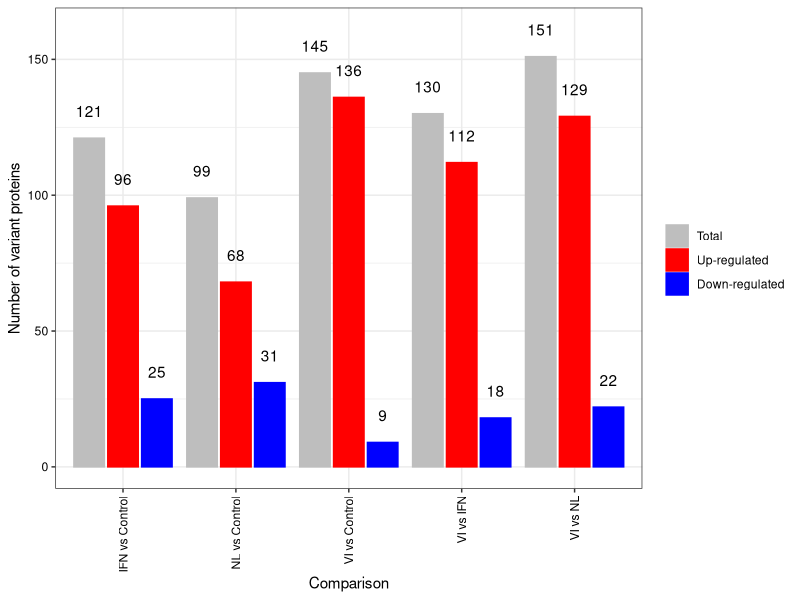
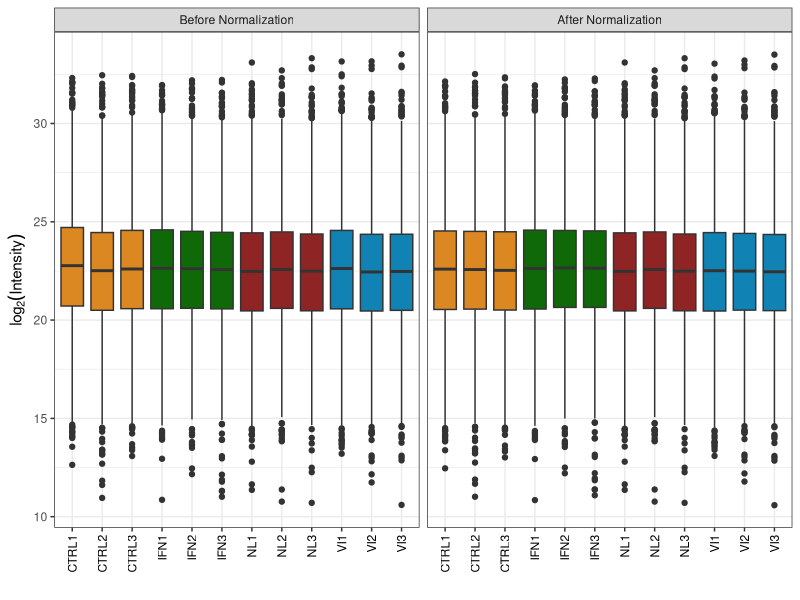
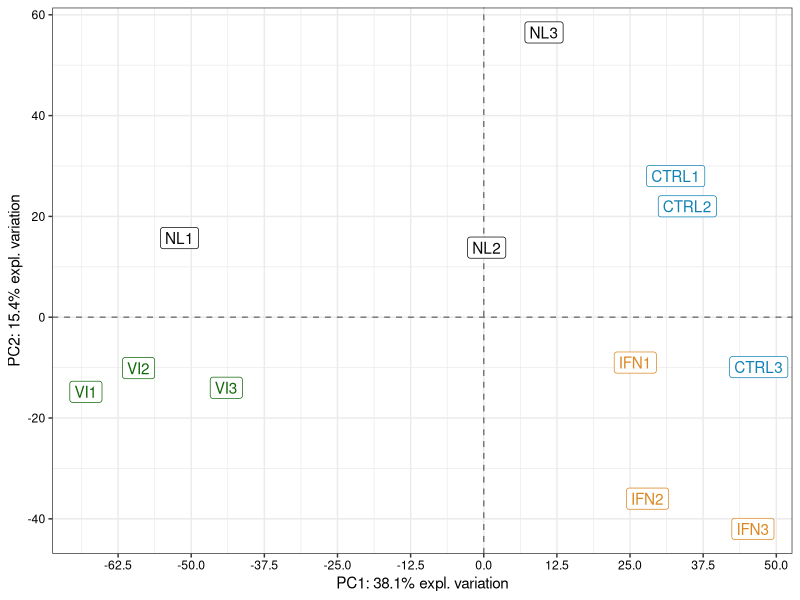
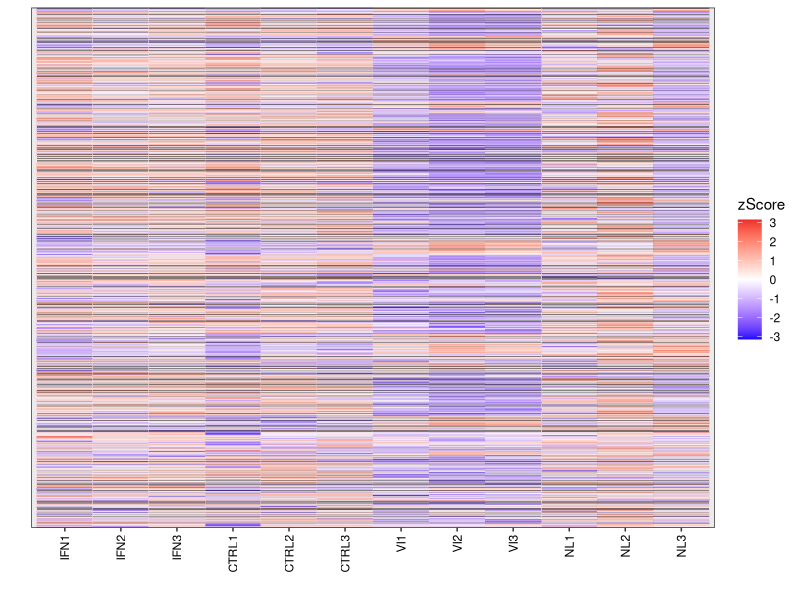
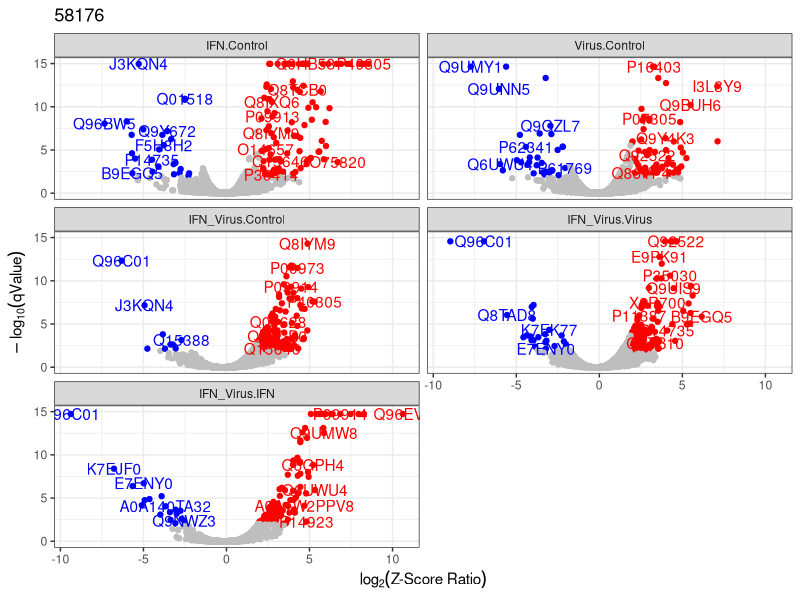

These charts were generated, in order, by the following R code:
## ---- chunk 1
knitr::opts_chunk$set(echo = TRUE, 
                      root.dir = "E:/amita")
library(magrittr)
library(reshape2)
library(tidyverse)
library(ggforce)

## ---- chunk 2
org.adj.pVal <- read.delim("qval_zscore_stat.txt", header = T, stringsAsFactors = F)

qval <- org.adj.pVal[, c("Accession", grep("qvalue", colnames(org.adj.pVal), value = T))]
colnames(qval) <-  gsub("_qvalue", "", colnames(qval))

zscore_ratio <- org.adj.pVal[, c("Accession", grep("ZscRatio", colnames(org.adj.pVal), value = T))]
colnames(zscore_ratio) <- gsub("_ZscRatio", "", colnames(zscore_ratio))

status <- org.adj.pVal[, c("Accession", grep("stat", colnames(org.adj.pVal), value = T))]
colnames(status) <- gsub("_statVariant", "", colnames(status))
## ---- chunk 3
melt_qval <- melt(qval, id = "Accession") %>% cbind(Variable = "qValue")
melt_zscore <- melt(zscore_ratio, id = "Accession") %>% cbind(Variable = "zscore_ratio")
melt_status <- melt(status, id = "Accession") %>% cbind(Variable = "status")
colnames(melt_qval)[2] <- colnames(melt_zscore)[2] <- colnames(melt_status)[2] <- "Test"

for_plots <- data.frame(melt_qval, melt_zscore[, "value"], melt_status[, "value"])
colnames(for_plots) <- c("Accession", "Test", "qValue", "variable", "Zscore_ratio", "Status")
for_plots$variable = NULL

Total <- Down_regulated <- Up_regulated <- c()
summary_plot <- data.frame(matrix(nrow = 0, ncol = 3))
dap <- list()
for (i in levels(for_plots$Test)) {
  dap[[i]] <- status[status[, i] == "VARIANT", "Accession"]
  Total <- length(dap[[i]])
  Up_regulated <- length(zscore_ratio[ zscore_ratio$Accession %in% dap[[i]] & zscore_ratio[, i] < -1.96, i])
  Down_regulated <- length(zscore_ratio[ zscore_ratio$Accession %in% dap[[i]] & zscore_ratio[, i]  > 1.96, i])
  summary_plot <- rbind(summary_plot, c(Total, Up_regulated, Down_regulated)) %>% as.data.frame()
  colnames(summary_plot) <- c("Total", "Up-regulated", "Down-regulated")

}
rownames(summary_plot) <- summary_plot$Test <- levels(for_plots$Test)
## ---- chunk 4
plot_summary <- reshape2::melt(summary_plot, id = "Test")
plot_summary$Test <- as.character(plot_summary$Test) %>% 
  gsub(pattern = "IFN_Virus", replacement = "VI") %>% 
  gsub(pattern = "Virus", replacement = "NL") %>%
  gsub(pattern = "\\.", replacement = " vs ") %>%
  factor(levels = c("IFN vs Control", "NL vs Control", "VI vs Control", 
                    "VI vs IFN", "VI vs NL"))

ggplot(plot_summary, aes(Test, value, fill = variable, color = variable)) +
  geom_col(position = "dodge2") + 
  geom_text(aes( label = value, y = value + 10), position = position_dodge(0.9), color = "black") + 
  scale_color_manual(name = "", values = c("grey", "red", "blue"))  +
  scale_fill_manual(name = "", values = c("grey", "red", "blue")) + 
  labs(y = "Number of variant proteins", x = "Comparison") + 
  theme_bw() + 
  theme(axis.text.x = element_text(angle = 90, color = "black", hjust = 1, vjust = 0.5),
        axis.text.y = element_text(color = "black"))

## ---- chunk 5
normalized_abundances <- read.delim("normalized_abundances.txt", header = T, stringsAsFactors = F)
normalized_abundances$gene_name <- gsub(".*GN=(\\w+).*", "\\1", normalized_abundances$Description)
norm_abundances <- data.frame(normalized_abundances[,3:14] %>% log2(), 
                              row.names = normalized_abundances$Accession)

plot_boxplot <- melt(norm_abundances)
plot_boxplot$Test <- plot_boxplot$variable <- as.character(plot_boxplot$variable)

for (i in 1:nrow(plot_boxplot)) {
  if (grepl("CTRL", plot_boxplot$Test[i])) {
    plot_boxplot$Test[i] = "Control"
  } else if (grepl("^IFN\\d$", plot_boxplot$Test[i])) {
    plot_boxplot$Test[i] = "IFN"
  } else if (grepl("^VIRUS\\d$", plot_boxplot$Test[i])) {
    plot_boxplot$Test[i] = "NL"
    plot_boxplot$variable[i] = gsub("VIRUS", "NL", plot_boxplot$variable[i])
  } else {
    plot_boxplot$Test[i] = "VI"
    plot_boxplot$variable[i] = gsub("IFN_VIRUS", "VI", plot_boxplot$variable[i])
  }
}
plot_boxplot$Normalization <- "After Normalization"

## ---- chunk 6

normalization_factors <- c(
  "CTRL1" = 1.13, "CTRL2" = 0.96, "CTRL3" = 1.05, 
  "IFN1" = 1.01, "IFN2" = 0.97, "IFN3" = 0.95, 
  "VI1" = 1.08, "VI2" = 0.97, "VI3" = 1.01, 
  "NL1" = 1, "NL2" = 1, "NL3" = 1)

org_abundances <- data.frame(0,0)

for (i in names(normalization_factors)) { 
  if (grepl("VI", i)) { 
    a <- gsub("VI", "IFN_VIRUS", i)
    org_abundances <- data.frame(cbind(org_abundances, (normalized_abundances[, a] * normalization_factors[i]) %>% log2()))
    colnames(org_abundances)[ncol(org_abundances)] <- a
    
  } else if (grepl("NL", i)) { 
    a <- gsub("NL", "VIRUS", i) 
    org_abundances <- data.frame(cbind(org_abundances, (normalized_abundances[, a] * normalization_factors[i]) %>% log2()))
    colnames(org_abundances)[ncol(org_abundances)] <- a
  } else {
    org_abundances <- data.frame(cbind(org_abundances, (normalized_abundances[, i] * normalization_factors[i]) %>% log2()))
    colnames(org_abundances)[ncol(org_abundances)] <- i
  }
}
org_abundances$X0 <- org_abundances$X0.1 <- NULL

rownames(org_abundances) <- normalized_abundances$Accession

plot_boxplot_org <- melt(org_abundances)
plot_boxplot_org$Test <- plot_boxplot_org$variable <- as.character(plot_boxplot_org$variable)

for (i in 1:nrow(plot_boxplot_org)) {
  if (grepl("CTRL", plot_boxplot_org$Test[i])) {
    plot_boxplot_org$Test[i] = "Control"
  } else if (grepl("^IFN\\d$", plot_boxplot_org$Test[i])) {
    plot_boxplot_org$Test[i] = "IFN"
  } else if (grepl("^VIRUS\\d$", plot_boxplot_org$Test[i])) {
    plot_boxplot_org$Test[i] = "NL"
    plot_boxplot_org$variable[i] = gsub("VIRUS", "NL", plot_boxplot_org$variable[i])
  } else {
    plot_boxplot_org$Test[i] = "VI"
    plot_boxplot_org$variable[i] = gsub("IFN_VIRUS", "VI", plot_boxplot_org$variable[i])
  }
}
plot_boxplot_org$Normalization <- "Before Normalization"
## ---- chunk 7
plot_boxplot_org$variable <- factor(plot_boxplot_org$variable, 
                                levels = c(paste0("CTRL", 1:3), paste0("IFN", 1:3),
                                           paste0("VI", 1:3), paste0("NL", 1:3)))
plot_boxplot_org$Test <- factor(plot_boxplot_org$Test, levels = c("Control", "IFN", "VI", "NL"))

joined_plots <- rbind(plot_boxplot, plot_boxplot_org)
joined_plots$Normalization <- factor(joined_plots$Normalization, 
                                     levels = c("Before Normalization", "After Normalization"))

ggplot(joined_plots, aes(variable, value, fill = Test)) + 
  geom_boxplot() + scale_fill_manual(values = c("#db8823", "#106909", "#8f2424", "#1082b3")) +
  labs(x = "", y = expression(log[2](Intensity))) +
  theme_bw() + 
  theme(axis.text.x = element_text(angle = 90, color = "black", hjust = 1, vjust = 0.5),
        legend.position = "none") + 
  facet_wrap(~Normalization, nrow = 1)

## ---- chunk 8
pca_data <- data.frame(Replicate = plot_boxplot$variable %>% unique(),
                       Sample = gsub("(\\w+)\\d", "\\1", plot_boxplot$variable %>% unique()),
                       PC1 = c(32.8, 34.8, 47, 25.9, 28, 46, -52, 0.5, 10.3, -68, -59, -44),
                       PC2 = c(28, 22, -9.9, -9, -36, -42, 15.7, 13.8, 56.5, -14.8, -10.1, -14))

ggplot(pca_data, aes(PC1, PC2, color = Sample, label = Replicate)) + 
  labs(x = "PC1: 38.1% expl. variation", y = "PC2: 15.4% expl. variation") + 
  scale_color_manual(values = c("#1082b3", "#db8823", "grey3", "#106909")) + 
  geom_hline(yintercept = 0, linetype = 2, alpha = 0.5) + 
  geom_vline(xintercept = 0, linetype = 2, alpha = 0.5) +
  geom_label() +
  scale_x_continuous(breaks = seq(-75, 50, 12.5)) + 
  theme_bw() + theme(legend.position = "none",
                     axis.text = element_text(color = "black"))
## ---- chunk 9
mean <- apply(norm_abundances, 1, mean)
stdev <- apply(norm_abundances, 1, sd)

heatmap_data <- data.frame(cbind((norm_abundances - mean) / stdev, Accession = normalized_abundances$Accession))
colnames(heatmap_data)[1:12] <- plot_boxplot$variable %>% unique()

dend_samples <- as.matrix(norm_abundances) %>% t() %>% dist() %>% hclust() 
order_samples <- dend_samples$order

dend_prots <- as.matrix(norm_abundances) %>% dist() %>% hclust() 
order_prots <- dend_prots$order


melt_heat <- melt(heatmap_data)
melt_heat$variable <- factor(melt_heat$variable, levels = (plot_boxplot$variable %>% unique())[order_samples])
melt_heat$Accession <- factor(melt_heat$Accession, levels = rownames(norm_abundances)[order_prots])

ggplot(melt_heat, aes(x = variable, y = Accession, color = value)) + 
  labs(x = "", y = "") + geom_tile() + theme_bw() + 
  scale_color_gradient2(high = "firebrick2", mid = "white", low = "blue", name = "zScore") + 
  theme(axis.text.x = element_text(angle = 90, color = "black", hjust = 1, vjust = 0.5),
        axis.text.y = element_blank(),
        axis.ticks.y = element_blank())
## ---- chunk 10
Tests <- for_plots

for (prot in 1:nrow(Tests)) {
    
    if (Tests$Status[prot] == "VARIANT") {
      
      if (Tests$Zscore_ratio[prot] > 1.96 & Tests$qValue[prot] < 0.01) {
        Tests$Status[prot] <- "Down_regulated"
      } else if (Tests$Zscore_ratio[prot] < -1.96 & Tests$qValue[prot] < 0.01) {
        Tests$Status[prot] <- "Up_regulated"
      } else {
        Tests$Status[prot] <- FALSE
      }
    } else {
      Tests$Status[prot] <- FALSE
    }
  }

volcanos <- 
  ggplot(Tests, aes(-1*Zscore_ratio, -log10(qValue), color = Status, label = Accession)) + 
  geom_point() + geom_text(data = Tests %>% filter(Status != FALSE ), check_overlap = T) + 
  scale_color_manual(values = c("blue", "grey", "red")) + 
  labs(x = expression(log[2]("Z-Score Ratio")), y = expression(-log[10](qValue)), title = i) + 
  theme_bw() + theme(legend.position = "none") + 
  facet_wrap(~Test, nrow = 3 )



## ---- chunk 11
volcanos
